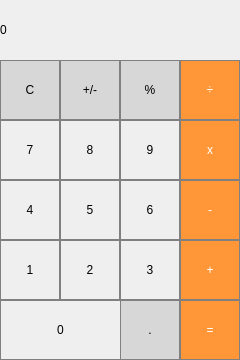
<?xml version="1.0" encoding="UTF-8"?>
<ui version="4.0">
 <class>MainWindow</class>
 <widget class="QMainWindow" name="MainWindow">
  <property name="geometry">
   <rect>
    <x>0</x>
    <y>0</y>
    <width>240</width>
    <height>360</height>
   </rect>
  </property>
  <property name="windowTitle">
   <string>MainWindow</string>
  </property>
  <widget class="QWidget" name="centralwidget">
   <widget class="QPushButton" name="pushButton_clear">
    <property name="geometry">
     <rect>
      <x>0</x>
      <y>60</y>
      <width>60</width>
      <height>60</height>
     </rect>
    </property>
    <property name="styleSheet">
     <string notr="true">QPushButton {
  background-color: rgb(215, 215, 215);
  border: 1px solid gray;
}
QPushButton:pressed {
    background-color: qlineargradient(x1: 0, y1: 0, x2: 0, y2: 1,
                                      stop: 0 #BEBEBE, stop: 1 #D7D7D7);
}</string>
    </property>
    <property name="text">
     <string>C</string>
    </property>
   </widget>
   <widget class="QPushButton" name="pushButton_negative">
    <property name="geometry">
     <rect>
      <x>60</x>
      <y>60</y>
      <width>60</width>
      <height>60</height>
     </rect>
    </property>
    <property name="styleSheet">
     <string notr="true">QPushButton {
  background-color: rgb(215, 215, 215);
  border: 1px solid gray;
}
QPushButton:pressed {
    background-color: qlineargradient(x1: 0, y1: 0, x2: 0, y2: 1,
                                      stop: 0 #BEBEBE, stop: 1 #D7D7D7);
}</string>
    </property>
    <property name="text">
     <string>+/-</string>
    </property>
   </widget>
   <widget class="QPushButton" name="pushButton_mod">
    <property name="geometry">
     <rect>
      <x>120</x>
      <y>60</y>
      <width>60</width>
      <height>60</height>
     </rect>
    </property>
    <property name="styleSheet">
     <string notr="true">QPushButton {
  background-color: rgb(215, 215, 215);
  border: 1px solid gray;
}
QPushButton:pressed {
    background-color: qlineargradient(x1: 0, y1: 0, x2: 0, y2: 1,
                                      stop: 0 #BEBEBE, stop: 1 #D7D7D7);
}</string>
    </property>
    <property name="text">
     <string>%</string>
    </property>
   </widget>
   <widget class="QPushButton" name="pushButton_divide">
    <property name="geometry">
     <rect>
      <x>180</x>
      <y>60</y>
      <width>60</width>
      <height>60</height>
     </rect>
    </property>
    <property name="styleSheet">
     <string notr="true">QPushButton {
  background-color: rgb(255, 151, 57);
  color: white; 
  border: 1px solid gray;
}

QPushButton:pressed {
    background-color: qlineargradient(x1: 0, y1: 0, x2: 0, y2: 1,
                                      stop: 0 #FF7832, stop: 1 #FF9739);
}
</string>
    </property>
    <property name="text">
     <string>÷</string>
    </property>
   </widget>
   <widget class="QPushButton" name="pushButton_7">
    <property name="geometry">
     <rect>
      <x>0</x>
      <y>120</y>
      <width>60</width>
      <height>60</height>
     </rect>
    </property>
    <property name="styleSheet">
     <string notr="true">QPushButton {
   border: 1px solid gray;
}
QPushButton:pressed {
    background-color: qlineargradient(x1: 0, y1: 0, x2: 0, y2: 1,
                                      stop: 0 #dadbde, stop: 1 #f6f7fa);
}</string>
    </property>
    <property name="text">
     <string>7</string>
    </property>
   </widget>
   <widget class="QPushButton" name="pushButton_8">
    <property name="geometry">
     <rect>
      <x>60</x>
      <y>120</y>
      <width>60</width>
      <height>60</height>
     </rect>
    </property>
    <property name="styleSheet">
     <string notr="true">QPushButton {
   border: 1px solid gray;
}
QPushButton:pressed {
    background-color: qlineargradient(x1: 0, y1: 0, x2: 0, y2: 1,
                                      stop: 0 #dadbde, stop: 1 #f6f7fa);
}</string>
    </property>
    <property name="text">
     <string>8</string>
    </property>
   </widget>
   <widget class="QPushButton" name="pushButton_9">
    <property name="geometry">
     <rect>
      <x>120</x>
      <y>120</y>
      <width>60</width>
      <height>60</height>
     </rect>
    </property>
    <property name="styleSheet">
     <string notr="true">QPushButton {
   border: 1px solid gray;
}
QPushButton:pressed {
    background-color: qlineargradient(x1: 0, y1: 0, x2: 0, y2: 1,
                                      stop: 0 #dadbde, stop: 1 #f6f7fa);
}</string>
    </property>
    <property name="text">
     <string>9</string>
    </property>
   </widget>
   <widget class="QPushButton" name="pushButton_multiply">
    <property name="geometry">
     <rect>
      <x>180</x>
      <y>120</y>
      <width>60</width>
      <height>60</height>
     </rect>
    </property>
    <property name="styleSheet">
     <string notr="true">QPushButton {
  background-color: rgb(255, 151, 57);
  color: white; 
  border: 1px solid gray;
}

QPushButton:pressed {
    background-color: qlineargradient(x1: 0, y1: 0, x2: 0, y2: 1,
                                      stop: 0 #FF7832, stop: 1 #FF9739);
}
</string>
    </property>
    <property name="text">
     <string>x</string>
    </property>
   </widget>
   <widget class="QPushButton" name="pushButton_4">
    <property name="geometry">
     <rect>
      <x>0</x>
      <y>180</y>
      <width>60</width>
      <height>60</height>
     </rect>
    </property>
    <property name="styleSheet">
     <string notr="true">QPushButton {
   border: 1px solid gray;
}
QPushButton:pressed {
    background-color: qlineargradient(x1: 0, y1: 0, x2: 0, y2: 1,
                                      stop: 0 #dadbde, stop: 1 #f6f7fa);
}</string>
    </property>
    <property name="text">
     <string>4</string>
    </property>
   </widget>
   <widget class="QPushButton" name="pushButton_5">
    <property name="geometry">
     <rect>
      <x>60</x>
      <y>180</y>
      <width>60</width>
      <height>60</height>
     </rect>
    </property>
    <property name="styleSheet">
     <string notr="true">QPushButton {
   border: 1px solid gray;
}
QPushButton:pressed {
    background-color: qlineargradient(x1: 0, y1: 0, x2: 0, y2: 1,
                                      stop: 0 #dadbde, stop: 1 #f6f7fa);
}</string>
    </property>
    <property name="text">
     <string>5</string>
    </property>
   </widget>
   <widget class="QPushButton" name="pushButton_6">
    <property name="geometry">
     <rect>
      <x>120</x>
      <y>180</y>
      <width>60</width>
      <height>60</height>
     </rect>
    </property>
    <property name="styleSheet">
     <string notr="true">QPushButton {
   border: 1px solid gray;
}
QPushButton:pressed {
    background-color: qlineargradient(x1: 0, y1: 0, x2: 0, y2: 1,
                                      stop: 0 #dadbde, stop: 1 #f6f7fa);
}</string>
    </property>
    <property name="text">
     <string>6</string>
    </property>
   </widget>
   <widget class="QPushButton" name="pushButton_minus">
    <property name="geometry">
     <rect>
      <x>180</x>
      <y>180</y>
      <width>60</width>
      <height>60</height>
     </rect>
    </property>
    <property name="styleSheet">
     <string notr="true">QPushButton {
  background-color: rgb(255, 151, 57);
  color: white; 
  border: 1px solid gray;
}

QPushButton:pressed {
    background-color: qlineargradient(x1: 0, y1: 0, x2: 0, y2: 1,
                                      stop: 0 #FF7832, stop: 1 #FF9739);
}
</string>
    </property>
    <property name="text">
     <string>-</string>
    </property>
   </widget>
   <widget class="QPushButton" name="pushButton_1">
    <property name="geometry">
     <rect>
      <x>0</x>
      <y>240</y>
      <width>60</width>
      <height>60</height>
     </rect>
    </property>
    <property name="styleSheet">
     <string notr="true">QPushButton {
   border: 1px solid gray;
}
QPushButton:pressed {
    background-color: qlineargradient(x1: 0, y1: 0, x2: 0, y2: 1,
                                      stop: 0 #dadbde, stop: 1 #f6f7fa);
}</string>
    </property>
    <property name="text">
     <string>1</string>
    </property>
   </widget>
   <widget class="QPushButton" name="pushButton_2">
    <property name="geometry">
     <rect>
      <x>60</x>
      <y>240</y>
      <width>60</width>
      <height>60</height>
     </rect>
    </property>
    <property name="styleSheet">
     <string notr="true">QPushButton {
   border: 1px solid gray;
}
QPushButton:pressed {
    background-color: qlineargradient(x1: 0, y1: 0, x2: 0, y2: 1,
                                      stop: 0 #dadbde, stop: 1 #f6f7fa);
}</string>
    </property>
    <property name="text">
     <string>2</string>
    </property>
   </widget>
   <widget class="QPushButton" name="pushButton_3">
    <property name="geometry">
     <rect>
      <x>120</x>
      <y>240</y>
      <width>60</width>
      <height>60</height>
     </rect>
    </property>
    <property name="styleSheet">
     <string notr="true">QPushButton {
   border: 1px solid gray;
}
QPushButton:pressed {
    background-color: qlineargradient(x1: 0, y1: 0, x2: 0, y2: 1,
                                      stop: 0 #dadbde, stop: 1 #f6f7fa);
}</string>
    </property>
    <property name="text">
     <string>3</string>
    </property>
   </widget>
   <widget class="QPushButton" name="pushButton_plus">
    <property name="geometry">
     <rect>
      <x>180</x>
      <y>240</y>
      <width>60</width>
      <height>60</height>
     </rect>
    </property>
    <property name="styleSheet">
     <string notr="true">QPushButton {
  background-color: rgb(255, 151, 57);
  color: white; 
  border: 1px solid gray;
}

QPushButton:pressed {
    background-color: qlineargradient(x1: 0, y1: 0, x2: 0, y2: 1,
                                      stop: 0 #FF7832, stop: 1 #FF9739);
}
</string>
    </property>
    <property name="text">
     <string>+</string>
    </property>
   </widget>
   <widget class="QPushButton" name="pushButton_0">
    <property name="geometry">
     <rect>
      <x>0</x>
      <y>300</y>
      <width>121</width>
      <height>60</height>
     </rect>
    </property>
    <property name="styleSheet">
     <string notr="true">QPushButton {
   border: 1px solid gray;
}
QPushButton:pressed {
    background-color: qlineargradient(x1: 0, y1: 0, x2: 0, y2: 1,
                                      stop: 0 #dadbde, stop: 1 #f6f7fa);
}</string>
    </property>
    <property name="text">
     <string>0</string>
    </property>
   </widget>
   <widget class="QPushButton" name="pushButton_decimal">
    <property name="geometry">
     <rect>
      <x>120</x>
      <y>300</y>
      <width>60</width>
      <height>60</height>
     </rect>
    </property>
    <property name="styleSheet">
     <string notr="true">QPushButton {
  background-color: rgb(215, 215, 215);
  border: 1px solid gray;
}
QPushButton:pressed {
    background-color: qlineargradient(x1: 0, y1: 0, x2: 0, y2: 1,
                                      stop: 0 #BEBEBE, stop: 1 #D7D7D7);
}</string>
    </property>
    <property name="text">
     <string>.</string>
    </property>
   </widget>
   <widget class="QPushButton" name="pushButton_equals">
    <property name="geometry">
     <rect>
      <x>180</x>
      <y>300</y>
      <width>60</width>
      <height>60</height>
     </rect>
    </property>
    <property name="styleSheet">
     <string notr="true">QPushButton {
  background-color: rgb(255, 151, 57);
  color: white; 
  border: 1px solid gray;
}

QPushButton:pressed {
    background-color: qlineargradient(x1: 0, y1: 0, x2: 0, y2: 1,
                                      stop: 0 #FF7832, stop: 1 #FF9739);
}
</string>
    </property>
    <property name="text">
     <string>=</string>
    </property>
   </widget>
   <widget class="QLabel" name="label">
    <property name="geometry">
     <rect>
      <x>0</x>
      <y>0</y>
      <width>240</width>
      <height>60</height>
     </rect>
    </property>
    <property name="styleSheet">
     <string notr="true">QLabel {
  qproperty-alignment: 'AlignVCenter | AlignRight';
  border: 1px solid gray;
}

background-color : white;
</string>
    </property>
    <property name="text">
     <string>0</string>
    </property>
   </widget>
  </widget>
 </widget>
 <resources/>
 <connections/>
</ui>
